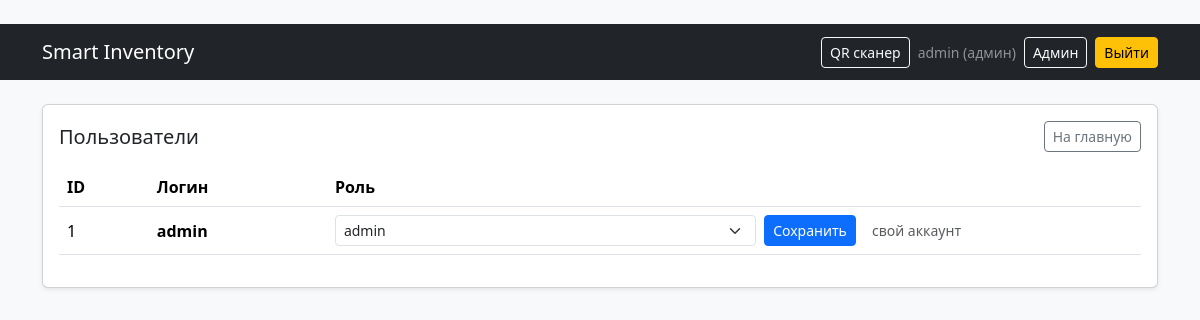
/admin/users (signed in), run on an earlier commit of the app's database.
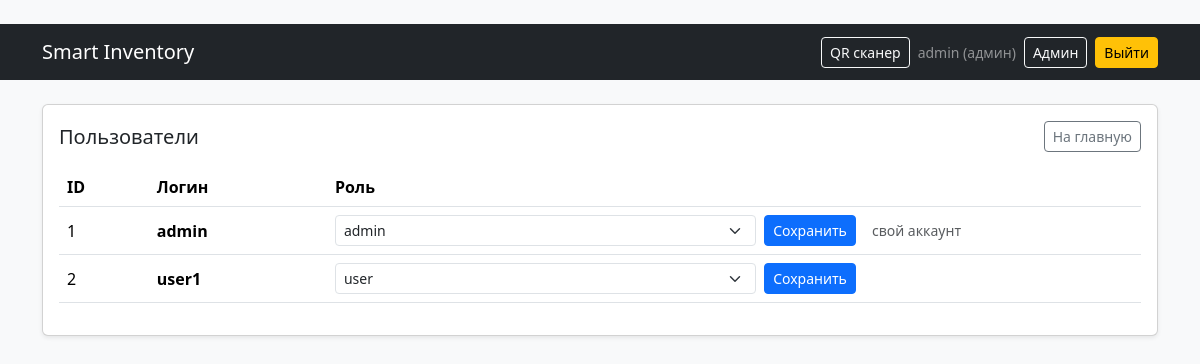
And on a later commit of the database.
### app/models.py (models this page shows)
class User(Base):
    __tablename__ = "users"
    id = Column(Integer, primary_key=True, index=True)
    username = Column(String, unique=True, nullable=False, index=True)
    hashed_password = Column(String, nullable=False)
    role = Column(String, nullable=False, default="user")

### app/main.py (the view)
@app.get("/admin/users", response_class=HTMLResponse)
def admin_users_page(
    request: Request,
    db: Session = Depends(get_db),
    admin: models.User = Depends(require_admin),
):
    users = crud.list_users(db)
    return templates.TemplateResponse(
        "admin_users.html",
        {"request": request, "current_user": admin, "users": users},
    )

### templates/admin_users.html (shortened to what this page needs)
{% extends "base.html" %}
{% block content %}
<div class="card shadow-sm">
  <div class="card-body">
    <div class="d-flex justify-content-between align-items-center mb-3">
      <h5 class="card-title mb-0">Пользователи</h5>
      <a class="btn btn-sm btn-outline-secondary" href="/">На главную</a>
    </div>
    <div class="table-responsive">
      <table class="table align-middle">
        <thead>
          <tr>
            <th>ID</th>
            <th>Логин</th>
            <th>Роль</th>
            <th></th>
          </tr>
        </thead>
        <tbody>
          {% for u in users %}
          <tr>
            <td>{{ u.id }}</td>
            <td class="fw-semibold">{{ u.username }}</td>
            <td>
              <form method="post" action="/admin/users/{{ u.id }}/role" class="d-flex gap-2 align-items-center mb-0">
                <select class="form-select form-select-sm" name="role">
                  {% if u.role == 'user' %}
                  <option value="user" selected>user</option>
                  {% else %}
                  <option value="user">user</option>
                  {% endif %}
                  {% if u.role == 'admin' %}
                  <option value="admin" selected>admin</option>
                  {% else %}
                  <option value="admin">admin</option>
                  {% endif %}
                </select>
                <button class="btn btn-sm btn-primary" type="submit">Сохранить</button>
              </form>
            </td>
            <td class="text-muted small">
              {% if current_user and u.id == current_user.id %}свой аккаунт{% endif %}
            </td>
          </tr>
          {% else %}
          <tr>
            <td colspan="4" class="text-center text-muted">Нет пользователей</td>
          </tr>
          {% endfor %}
        </tbody>
      </table>
    </div>
  </div>
  </div>
{% endblock %}

### templates/base.html (shortened to what this page needs)
﻿<!DOCTYPE html>
<html lang="ru">
  <head>
    <link
      href="https://cdn.jsdelivr.net/npm/bootstrap@5.3.3/dist/css/bootstrap.min.css"
      rel="stylesheet"
    />
  </head>
  <body class="bg-light">
    <nav class="navbar navbar-expand-lg navbar-dark bg-dark mb-4">
      <div class="container">
        <a class="navbar-brand" href="/">Smart Inventory</a>
        <div class="d-flex align-items-center gap-2">
          <a class="btn btn-outline-light btn-sm" href="/scan">QR сканер</a>
          {% if current_user %}
          <span class="text-white-50 small">
            {{ current_user.username }} ({{ 'админ' if current_user.role == 'admin' else 'пользователь' }})
          </span>
          {% if current_user.role == 'admin' %}
          <a class="btn btn-sm btn-outline-light" href="/admin/users">Админ</a>
          {% endif %}
          <form method="post" action="/logout" class="mb-0">
            <button class="btn btn-sm btn-warning" type="submit">Выйти</button>
          </form>
          {% else %}
          <a class="btn btn-sm btn-outline-light" href="/login">Войти</a>
          <a class="btn btn-sm btn-success" href="/register">Регистрация</a>
          {% endif %}
        </div>
      </div>
    </nav>
    <main class="container mb-5">
      {% block content %}{% endblock %}
    </main>
  </body>
</html>

What changed in the data, as far as the page shows it:
added User: id "2", username "user1", role "user"
